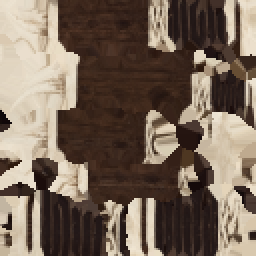
#> input picture assets/runakefli/runakefli_d.png, 128 x 128 px (shown 2 times larger)
$ python holes.py ../assets/runakefli/runakefli_d.png
#> lines starting #> are read from the running program, lines starting #| are printed output that depends on the picture
"""Find holes in pixel art / decal images (copy of claude/tools/holes.py)."""
import sys, numpy as np
from PIL import Image
from scipy import ndimage as nd
def disk(r):
    g = np.arange(-r, r + 1) ** 2
    return np.add.outer(g, g) <= r * r
def check(path):
#> called with path = '../assets/runakefli/runakefli_d.png'
    im = Image.open(path).convert('RGBA'); a = np.array(im).astype(int); A = a[:, :, 3]
#> after `A = a[:, :, 3]`: A: shape (128, 128) int64; every value is 255
    m = A >= 128
#> m: shape (128, 128) bool; every value is 1
    filled = nd.binary_fill_holes(m)
    holes = filled & ~m
#> holes: shape (128, 128) bool; every value is 0
    din = nd.distance_transform_edt(filled); dout = nd.distance_transform_edt(~filled)
#> after `din = nd.distance_transform_edt(filled)`:
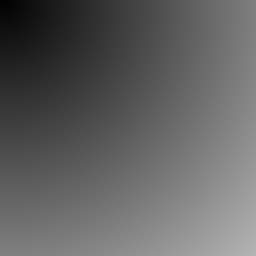
#> din: shape (128, 128) float64 (shown 2 times larger); min 1, max 180.3, mean 97.9
#> after `dout = nd.distance_transform_edt(~filled)`: dout: shape (128, 128) float64; every value is 0
    faint = (din > 1.5) & (A < 255) & ~holes
    notch = nd.binary_closing(filled, disk(2)) & ~filled
    stray = (dout > 2.5) & (A > 0)
    hl, hn = nd.label(holes); nl, nn = nd.label(notch)
#> after `hl, hn = nd.label(holes)`: hl: shape (128, 128) int32; every value is 0
#> after `hl, hn = nd.label(holes)`: hn = 0
#> after `nl, nn = nd.label(notch)`: nn = 0
    print(f'{path}: {im.size[0]}x{im.size[1]}  shape {filled.sum()} px')
#| ../assets/runakefli/runakefli_d.png: 128x128  shape 16384 px
    print(f'  enclosed holes: {hn} ({holes.sum()} px)')
#|   enclosed holes: 0 (0 px)
    print(f'  faint inside:   {faint.sum()} px (alpha<200: {(faint & (A < 200)).sum()})')
#|   faint inside:   0 px (alpha<200: 0)
    print(f'  notches:        {nn} ({notch.sum()} px) - inner corners of the design also show here, look at the map')
#|   notches:        0 (0 px) - inner corners of the design also show here, look at the map
    print(f'  stray outside:  {stray.sum()} px')
#|   stray outside:  0 px
    for i in range(1, nn + 1):
        ys, xs = np.nonzero(nl == i); print(f'    notch at x{xs.min()}-{xs.max()} y{ys.min()}-{ys.max()} ({len(xs)} px)')
    s = max(1, 512 // max(im.size))
#> s = 4
    vis = np.zeros(a.shape, np.uint8); vis[..., :3] = (60, 60, 60); vis[..., 3] = 255
    vis[m] = (200, 200, 200, 255)
    vis[faint] = (255, 220, 0, 255); vis[holes] = (255, 0, 0, 255); vis[notch] = (0, 220, 255, 255); vis[stray] = (255, 0, 255, 255)
    out = path.rsplit('.', 1)[0] + '_holes.png'
    Image.fromarray(vis).resize((im.size[0] * s, im.size[1] * s), Image.NEAREST).save(out)
    return dict(holes=hn, faint=int(faint.sum()), notches=nn, stray=int(stray.sum()))
if __name__ == '__main__':
    for p in sys.argv[1:]: check(p)
